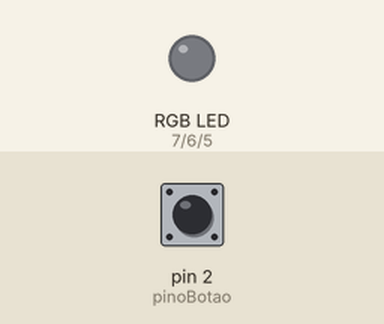
Simulated run of this sketch. Board: Arduino Uno, built with avr-gcc and run on an emulated ATmega328P. On the bench: an RGB LED mixed from three pins (HIGH = lit). Inputs (shaded band) come from the test bench; at power-on: pin 2 (pinoBotao) HIGH.

Above: at 1.2 s.
1.3 s: pin 2 (pinoBotao) pulled LOW for 0.15 s
At 1.6 s:
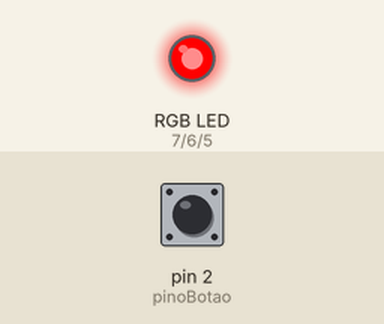
2.9 s: pin 2 (pinoBotao) pulled LOW for 1 s
At 4.0 s:
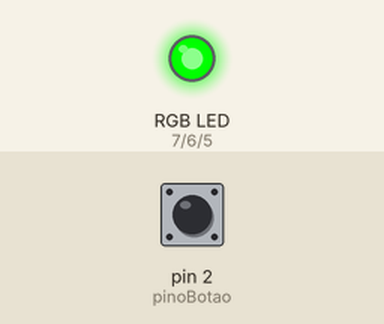
5.4 s: pin 2 (pinoBotao) pulled LOW for 0.15 s
At 5.9 s:
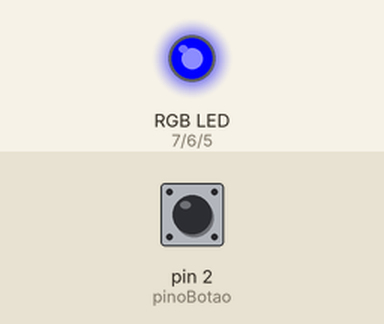
7.0 s: pin 2 (pinoBotao) pulled LOW for 3.2 s
At 8.3 s:
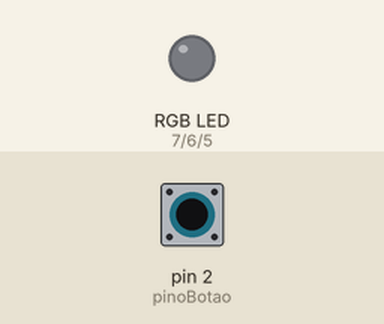
Timing chart, 0 to 10.0 s (numbered marks = the images above; inputs shaded):
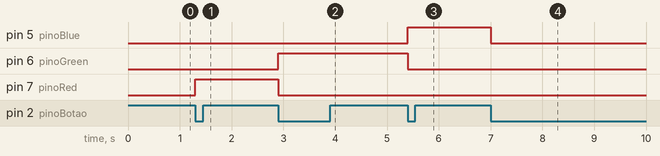

Measured:
- after the input at 1.3 s, pin 7 (pinoRed): LOW → HIGH at once
- after the input at 2.9 s, pin 6 (pinoGreen): LOW → HIGH at once; pin 7 (pinoRed): HIGH → LOW at once
- after the input at 5.4 s, pin 5 (pinoBlue): LOW → HIGH at once; pin 6 (pinoGreen): HIGH → LOW at once
- after the input at 7.0 s, pin 5 (pinoBlue): HIGH → LOW at once

The sketch:

Projeto-RGB.ino
```cpp
const int pinoBotao = 2;
const int pinoRed = 7;
const int pinoGreen = 6;
const int pinoBlue = 5;

int estadoCor = 0;
int ultimoEstadoBotao = HIGH;

void setup() {
  pinMode(pinoBotao, INPUT_PULLUP);
  pinMode(pinoRed, OUTPUT);
  pinMode(pinoGreen, OUTPUT);
  pinMode(pinoBlue, OUTPUT);
}

void loop() {
  int leitura = digitalRead(pinoBotao);

  if (ultimoEstadoBotao == HIGH && leitura == LOW) {
    estadoCor++;
    if (estadoCor > 3) {
      estadoCor = 0;
    }

    if (estadoCor == 1) {
      digitalWrite(pinoRed, HIGH);
      digitalWrite(pinoGreen, LOW);
      digitalWrite(pinoBlue, LOW);
    } else if (estadoCor == 2) {
      digitalWrite(pinoRed, LOW);
      digitalWrite(pinoGreen, HIGH);
      digitalWrite(pinoBlue, LOW);
    } else if (estadoCor == 3) {
      digitalWrite(pinoRed, LOW);
      digitalWrite(pinoGreen, LOW);
      digitalWrite(pinoBlue, HIGH);
    } else {
      digitalWrite(pinoRed, LOW);
      digitalWrite(pinoGreen, LOW);
      digitalWrite(pinoBlue, LOW);
    }
  }

  ultimoEstadoBotao = leitura;
}
```
